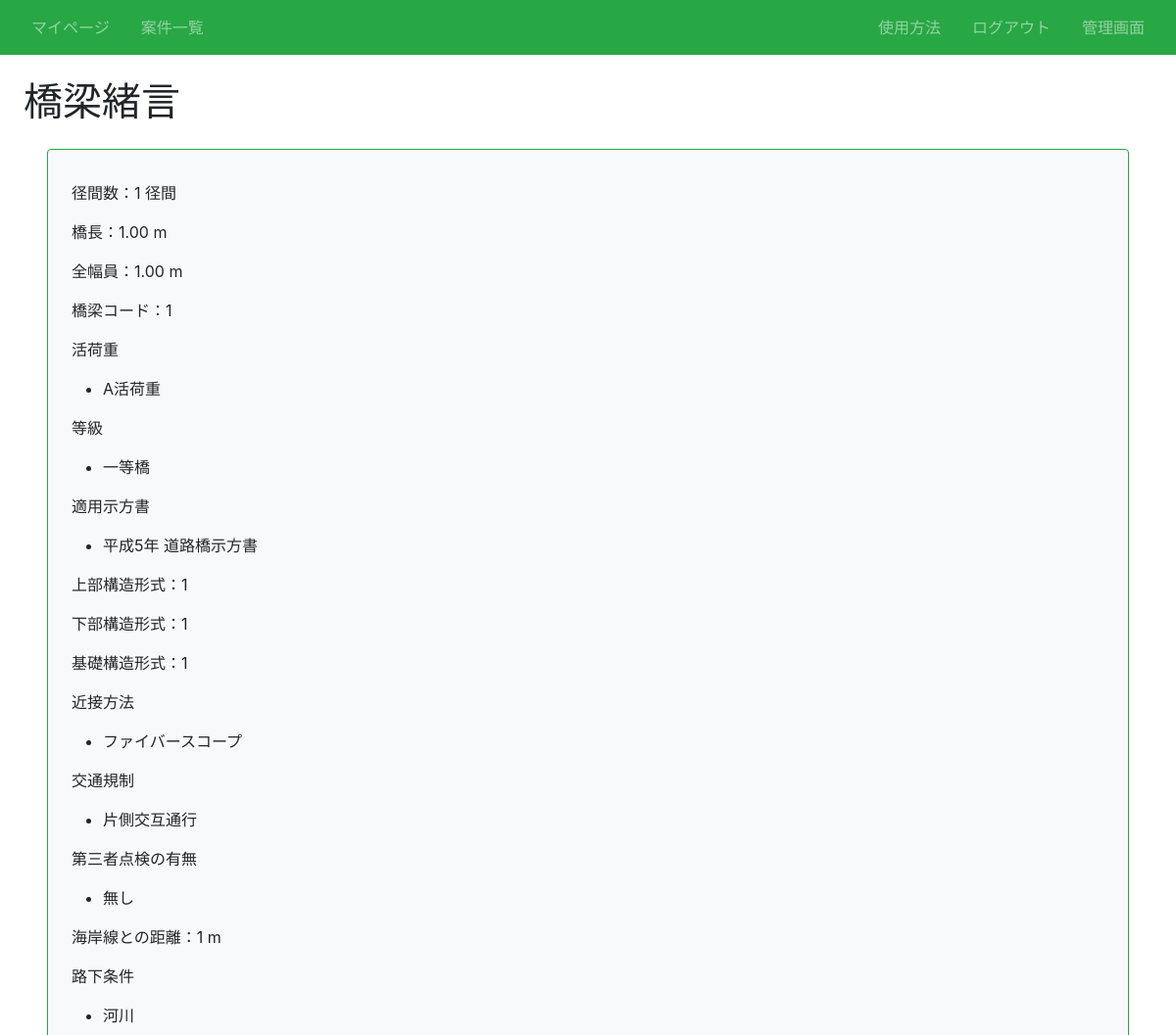
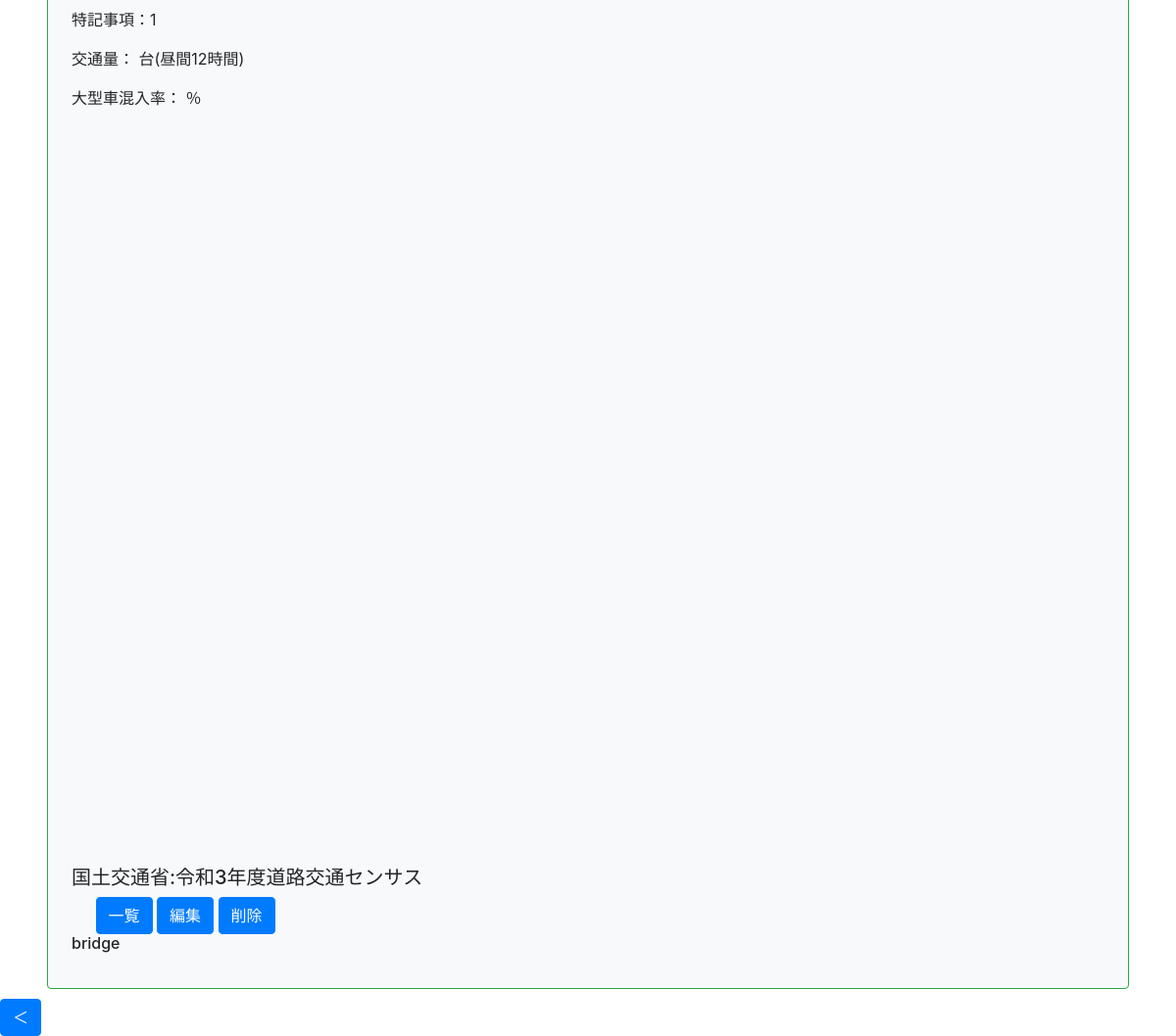
Page /article/5/infra/21/detail/ (signed in) on the committed database (2 pictures, top to bottom).
### infra/models.py (models this page shows, shortened)
class Infra(models.Model):
    title = models.CharField(max_length=100)# 橋名
    径間数 = models.IntegerField()# 径間数
    橋長 = models.DecimalField(max_digits=10, decimal_places=2)# 橋長(最大桁数10桁、小数点以下2桁)
    全幅員 = models.DecimalField(max_digits=10, decimal_places=2)# 全幅員(最大桁数10桁、小数点以下2桁)
    路線名 = models.CharField(max_length=200)# 路線名
    latitude = models.CharField(max_length=50, blank=True)# 起点側緯度
    longitude = models.CharField(max_length=50, blank=True)# 起点側経度
    end_latitude = models.CharField(max_length=50, blank=True)# 終点側緯度
    end_longitude = models.CharField(max_length=50, blank=True)# 終点側経度
    橋梁コード = models.CharField(max_length=50, blank=True)# 橋梁コード
    活荷重 = models.ManyToManyField(LoadWeight)# 活荷重
    等級 = models.ManyToManyField(LoadGrade)# 等級
    適用示方書 = models.ManyToManyField(Rulebook)# 適用示方書
    上部構造形式 = models.CharField(max_length=100)# 上部構造形式
    下部構造形式 = models.CharField(max_length=100)# 下部構造形式
    基礎構造形式 = models.CharField(max_length=100)# 基礎構造形式
    近接方法 = models.ManyToManyField(Approach)# 近接方法
    交通規制 = models.ManyToManyField(Regulation)# 交通規制
    第三者点検 = models.ManyToManyField(Thirdparty)# 第三者点検の有無
    海岸線との距離 = models.CharField(max_length=100)# 海岸線の距離
    路下条件 = models.ManyToManyField(UnderCondition)# 路下条件
    特記事項 = models.CharField(max_length=100, blank=True)# 特記事項
    カテゴリー = models.CharField(max_length=100, choices = CATEGORY)# カテゴリー
    交通量 = models.CharField(max_length=10, blank=True)# 12時間交通量
    大型車混入率 = models.CharField(max_length=10, blank=True)# 大型車混入率
    article = models.ForeignKey(Article, on_delete=models.CASCADE)

class LoadWeight(models.Model):
    活荷重 = models.CharField(max_length=50, choices=活荷重_CHOICES)

class LoadGrade(models.Model):
    等級 = models.CharField(max_length=50, choices=等級_CHOICES)

class Rulebook(models.Model):
    適用示方書 = models.CharField(max_length=100, choices=適用示方書_CHOICES)

class Approach(models.Model):
    近接方法 = models.CharField(max_length=50,choices=近接方法_CHOICES)

class Regulation(models.Model):
    交通規制 = models.CharField(max_length=50, choices=交通規制_CHOICES)

class Thirdparty(models.Model):
    第三者点検 = models.CharField(max_length=50, choices=第三者点検_CHOICES)

class UnderCondition(models.Model):
    路下条件 = models.CharField(max_length=50, choices=路下条件_CHOICES)

### infra/views.py (the view)
# urls.py: path('article/<int:article_pk>/infra/<int:pk>/detail/', views.DetailInfraView.as_view(), name='detail-infra'),# 橋梁データの一覧
class DetailInfraView(LoginRequiredMixin, DetailView):
    template_name = 'infra/infra_detail.html'
    model = Infra
    def get_context_data(self, **kwargs):
        kwargs["article_id"] = self.kwargs["article_pk"]
        return super().get_context_data(**kwargs)

### infra/templates/infra/infra_detail.html (shortened to what this page needs)
{% extends "base.html" %}
{% block h1 %}橋梁緒言{% endblock %}
{% block content %}
  <div class="p-4 m-4 bg-light border border-success rounded">
    <p>径間数：{{ object.径間数 }} 径間</p>
    <p>橋長：{{ object.橋長 }} m</p>
    <p>全幅員：{{ object.全幅員 }} m</p>
    <p>橋梁コード：{{ object.橋梁コード }}</p>
    <p>活荷重</p>
    <ul>
        {% for loadWeight in object.活荷重.all %}
        <li>{{ loadWeight.活荷重 }}</li>
        {% endfor %}
    </ul>
    <p>等級</p>
    <ul>
        {% for loadGrade in object.等級.all %}
        <li>{{ loadGrade.等級 }}</li>
        {% endfor %}
    </ul>
    <p>適用示方書</p>
    <ul>
        {% for rulebook in object.適用示方書.all %}
        <li>{{ rulebook.適用示方書 }}</li>
        {% endfor %}
    </ul>
    <p>上部構造形式：{{ object.上部構造形式 }}</p>
    <p>下部構造形式：{{ object.下部構造形式 }}</p>
    <p>基礎構造形式：{{ object.基礎構造形式 }}</p>
    <p>近接方法</p>
    <ul>
        {% for approach in object.近接方法.all %}
        <li>{{ approach.近接方法 }}</li>
        {% endfor %}
    </ul>
    <p>交通規制</p>
    <ul>
        {% for regulation in object.交通規制.all %}
        <li>{{ regulation.交通規制 }}</li>
        {% endfor %}
    </ul>
    <p>第三者点検の有無</p>
    <ul>
        {% for thirdparty in object.第三者点検.all %}
        <li>{{ thirdparty.第三者点検 }}</li>
        {% endfor %}
    </ul>
    <p>海岸線との距離：{{ object.海岸線との距離 }} m</p>
    <p>路下条件</p>
    <ul>
        {% for undercondition in object.路下条件.all %}
        <li>{{ undercondition.路下条件 }}</li>
        {% endfor %}
    </ul>
    <p>特記事項：{{ object.特記事項 }}</p>
    <p>交通量：{{ object.交通量 }} 台(昼間12時間)</p>
    <p>大型車混入率：{{ object.大型車混入率 }} ％</p>
    <div id="map" style="height: 400px; width: 100%;"></div>
    <div class="map-container">
      <iframe id="mapFrame" src="https://www.mlit.go.jp/road/ir/ir-data/census_visualizationR3/webmap.html#13/${lat}/${lng}" width="1110" height="350"></iframe>
    </div>
      <h5>国土交通省:令和3年度道路交通センサス</h5>
    <a href="{% url 'list-infra' object.article.pk %}" class="btn btn-primary">一覧</a>
    <a href="{% url 'update-infra' object.article.pk object.pk %}" class="btn btn-primary">編集</a>
    <a href="{% url 'delete-infra' object.article.pk object.pk %}" class="btn btn-primary">削除</a>
    <h6 class="card-title">{{ object.カテゴリー }}</h6>
  </div>
{% endblock content %}

### infra/static/infra/css/style.css (style rules this page uses)
a { text-decoration: none; }
.map-container, .form-container { display: inline-block; vertical-align: top; }

### rows in the picture
Infra: 径間数 "1", 橋長 "1.00", 全幅員 "1.00", 橋梁コード "1", 上部構造形式 "1", 下部構造形式 "1", 基礎構造形式 "1", 海岸線との距離 "1", 特記事項 "1", カテゴリー "bridge"
LoadWeight: 活荷重 "A活荷重"
LoadGrade: 等級 "一等橋"
Rulebook: 適用示方書 "平成5年 道路橋示方書"
Approach: 近接方法 "ファイバースコープ"
Regulation: 交通規制 "片側交互通行"
Thirdparty: 第三者点検 "無し"
UnderCondition: 路下条件 "河川"
